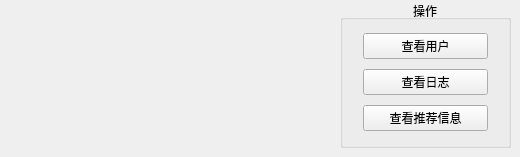
         <widget class="QWidget" name="Tab6">
          <attribute name="title">
           <string>管理用户</string>
          </attribute>
          <widget class="QGroupBox" name="groupBox_11">
           <property name="geometry">
            <rect>
             <x>340</x>
             <y>0</y>
             <width>171</width>
             <height>148</height>
            </rect>
           </property>
           <property name="title">
            <string>操作</string>
           </property>
           <property name="alignment">
            <set>Qt::AlignCenter</set>
           </property>
           <layout class="QVBoxLayout" name="verticalLayout_23">
            <property name="leftMargin">
             <number>20</number>
            </property>
            <property name="rightMargin">
             <number>20</number>
            </property>
            <item>
             <widget class="QPushButton" name="showUser">
              <property name="text">
               <string>查看用户</string>
              </property>
             </widget>
            </item>
            <item>
             <widget class="QPushButton" name="showLog">
              <property name="text">
               <string>查看日志</string>
              </property>
             </widget>
            </item>
            <item>
             <widget class="QPushButton" name="showSuggest">
              <property name="text">
               <string>查看推荐信息</string>
              </property>
             </widget>
            </item>
           </layout>
          </widget>
         </widget>
